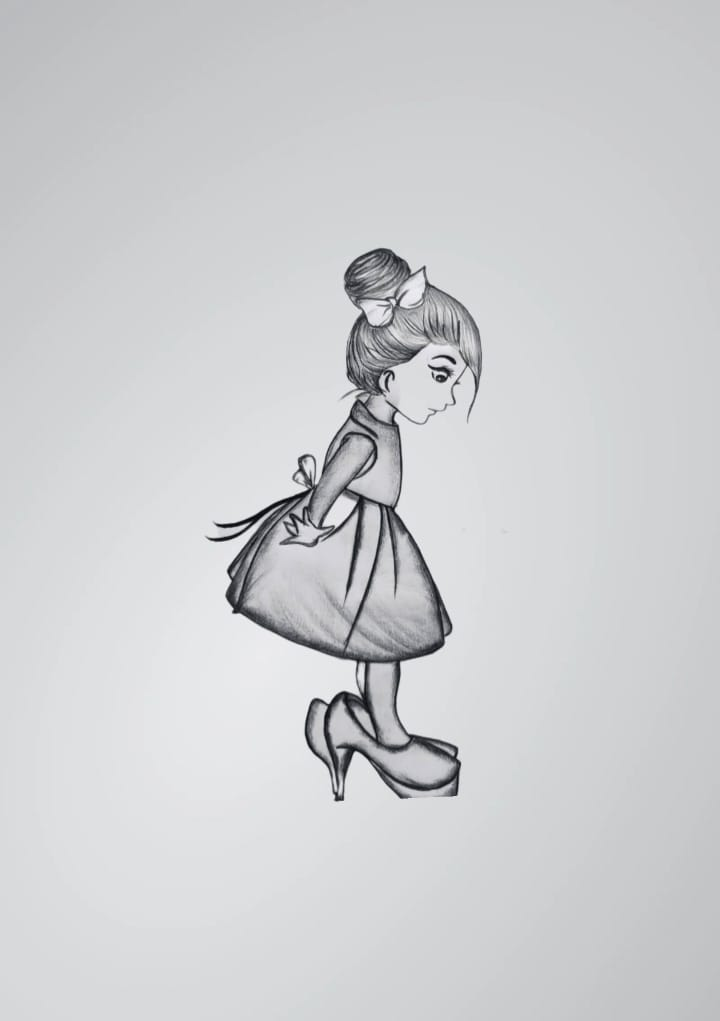
#> input picture little girl.jfif, 720 x 1021 px
$ python index.py
#> lines starting #> are read from the running program, lines starting #| are printed output that depends on the picture; after the words box and inside, x2 and y2 are one past the last pixel; in counts of white or black regions, pixels touching at a corner belong together
import cv2
import turtle
import numpy as np
from matplotlib import pyplot as plt
import time

turtle.tracer(0)
#> (this line was passed over: turtle is not available in this run)

def find_closest(p):
    if len(positions) > 0:
        nodes = np.array(positions)
        distances = np.sum((nodes - p) ** 2, axis=1)
        i_min = np.argmin(distances)
        return positions[i_min]
    else:
        return None


def outline():
    src_image = cv2.imread(image, 0)
    blurred = cv2.GaussianBlur(src_image, (7, 7), 0)
    th3 = cv2.adaptiveThreshold(blurred, maxValue=255, adaptiveMethod=cv2.ADAPTIVE_THRESH_GAUSSIAN_C,
                                thresholdType=cv2.THRESH_BINARY, blockSize=11, C=2)
    return th3

image = 'little girl.jfif'
im = cv2.imread(image, 0)
#> im: shape (1021, 720); min 0, max 248, mean 206.9
th3 = outline()
#> in outline, `th3 = cv2.adaptiveThreshold(blurred, maxValue=255, adaptiveMethod=cv2...`:
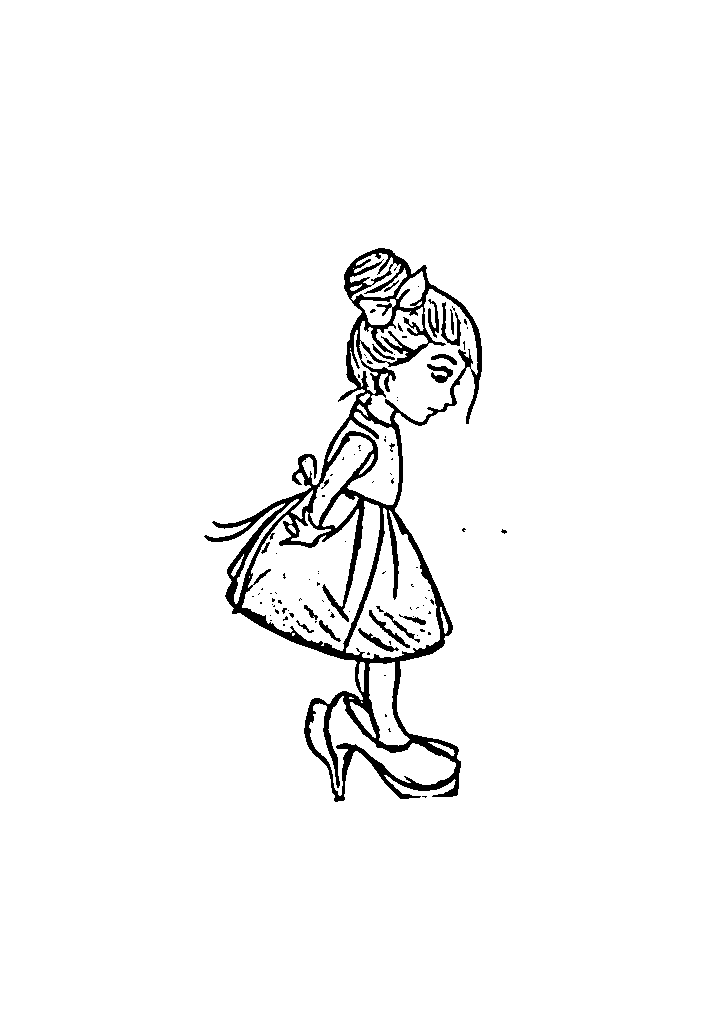
#> th3: shape (1021, 720); 96.8% white; 101 black regions (81 under 20 px), largest, box (x1, y1, x2, y2) and area: (204, 248, 482, 802) 20958, (441, 302, 461, 346) 271, (427, 364, 453, 383) 239

plt.imshow(th3)
plt.axis('off')
plt.tight_layout()
# plt.show()

WIDTH = im.shape[1]
#> WIDTH = 720
HEIGHT = im.shape[0]
#> HEIGHT = 1021
print(WIDTH, HEIGHT)
#| 720 1021

CUTOFF_LEN = ((WIDTH + HEIGHT) / 2) / 60  # 60 threshold value
#> CUTOFF_LEN = 14.51
iH, iW = np.where(th3 == [0])
iW = iW - WIDTH / 2
iH = -1 * (iH - HEIGHT / 2)
positions = [list(iwh) for iwh in zip(iW, iH)]
#> positions = 23471 items

# win = turtle.Screen()
# win.bgcolor('black')

#> (the run stopped early here; a loop or call above may not have finished)
